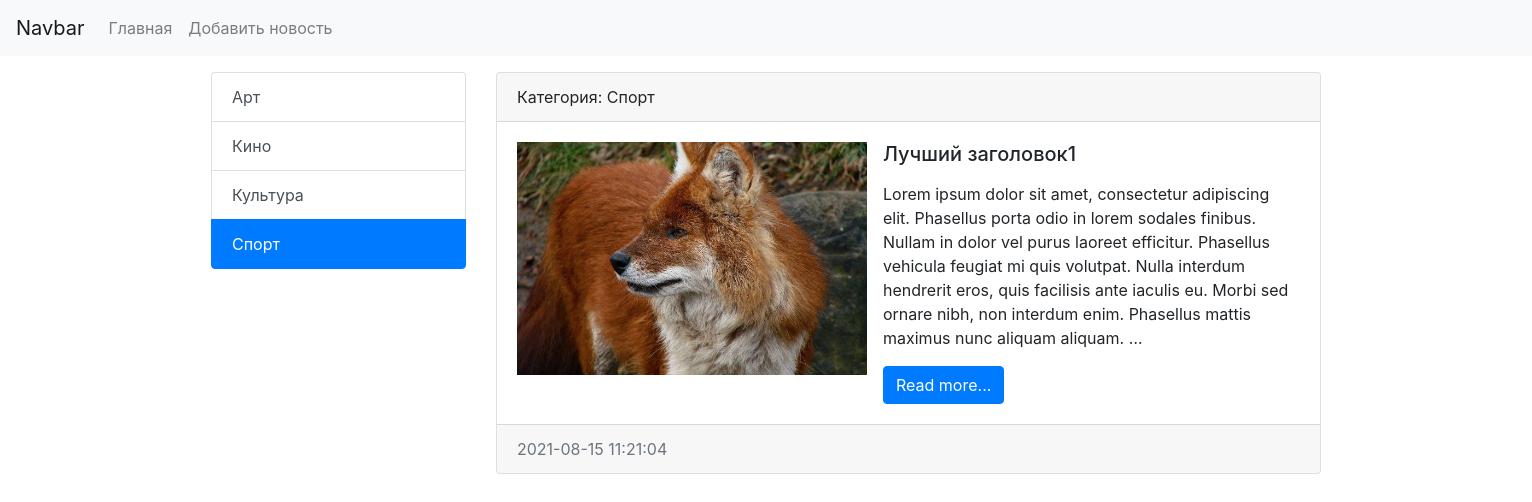
The app's page /category/3/, older data.
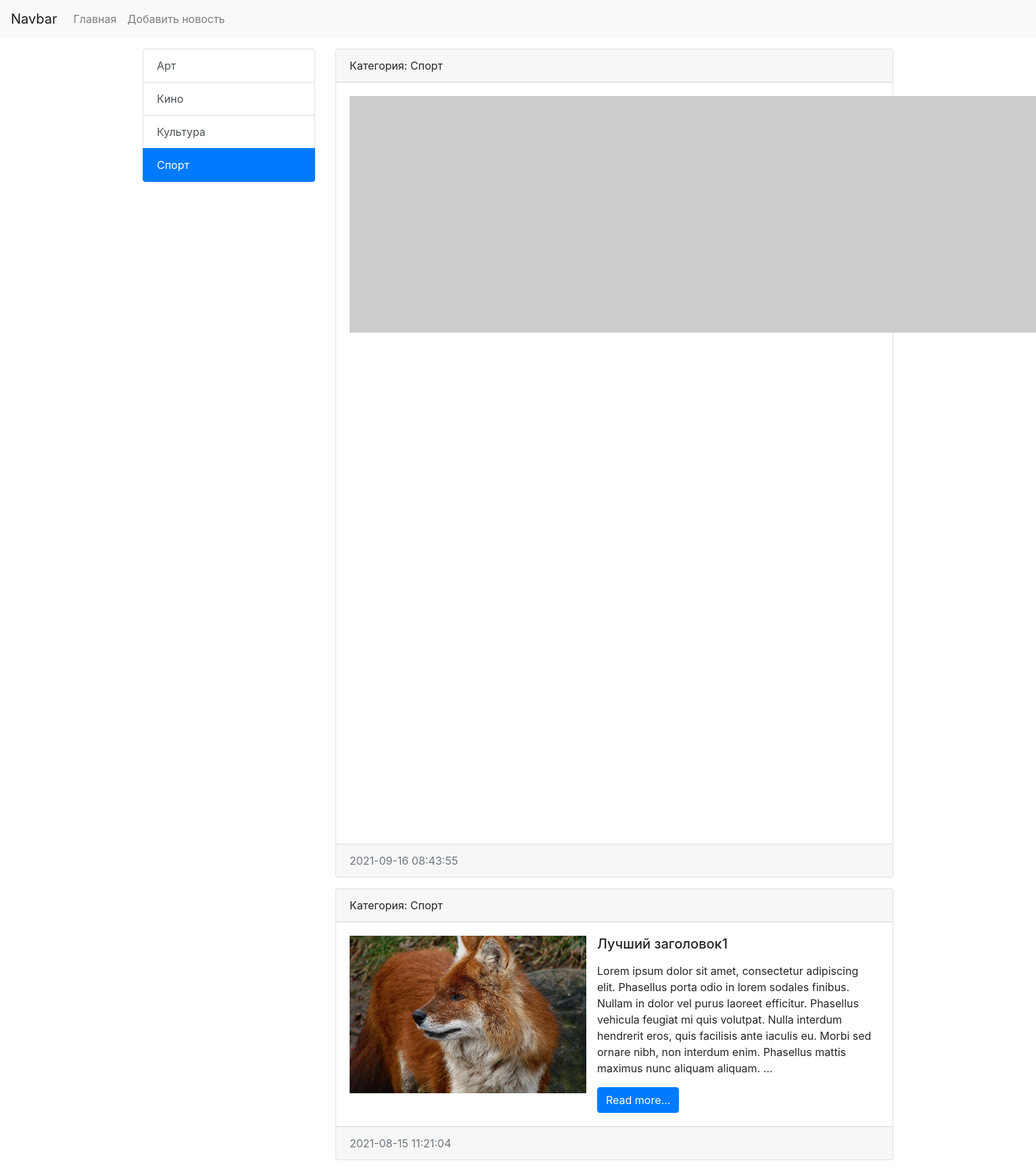
The same page, newer data.
### news/models.py (models this page shows, shortened)
class Category(models.Model):
    title = models.CharField(max_length=250, db_index=True, verbose_name='Категория')
    def get_absolute_url(self):
        return reverse('category', kwargs={'category_id': self.pk})
    def __str__(self):
        return self.title
    class Meta:
        verbose_name = 'Категория'
        verbose_name_plural = 'Список категорий'
        ordering = ['title']

class News(models.Model):
    title = models.CharField(max_length=250, verbose_name='Заголовок статьи')
    content = models.TextField(blank=True, verbose_name='Контент')
    created_at = models.DateTimeField(auto_now_add=True, verbose_name='Дата публикации')
    updated_at = models.DateTimeField(auto_now=True, verbose_name='Дата обновления')
    photo = models.ImageField(upload_to='photos/%Y/%m/%d/', blank=True, verbose_name='Изображение')
    is_published = models.BooleanField(default=True, verbose_name='Опубликовано')
    category = models.ForeignKey(Category, on_delete=models.PROTECT, verbose_name='Категория')
    def get_absolute_url(self):
        return reverse('view_news', kwargs={'pk': self.pk})
    class Meta:
        verbose_name = 'Новость'
        verbose_name_plural = 'Новости'
        ordering = ['-created_at', 'title']

### news/views.py (the view)
# urls.py: path('category/<int:category_id>/', NewsByCategory.as_view(), name='category'),
class NewsByCategory(ListView):
    model = News
    template_name = 'news/category.html'
    context_object_name = 'news'
    def get_context_data(self, *, object_list=None, **kwargs):
        context = super().get_context_data(**kwargs)
        context['category'] = Category.objects.get(pk=self.kwargs['category_id'])
        print(context['category'])
        return context
    def get_queryset(self):
        return News.objects.filter(category_id=self.kwargs['category_id'], is_published=True)

### news/templatetags/news_tags.py (called while the page is built)
@register.simple_tag(name='get_list_categories')
def get_categories():
    return Category.objects.all()

@register.inclusion_tag('news/list_categories.html')
def show_categories(active_category_pk='-1'):
    categories = Category.objects.all()
    return {'categories': categories, 'active_category_pk': active_category_pk}

### news/templates/news/category.html (shortened to what this page needs)
{% extends "base.html" %}
{% block sidebar %}
{% include 'inc/_sidebar.html' %}
{% endblock sidebar %}
{% block content %}
    {% for item in news %}
    <div class="card mb-3">
        <div class="card-header">
            Категория: {{ item.category }}
        </div>
        <div class="card-body">
            <div class="media">
                {% if item.photo %}
                    <img src="{{ item.photo.url }}" alt="" width="350" class="mr-3">
                {% else %}
                    <img src="https://picsum.photos/id/1060/350/235/?blur=2" alt="" class="mr-3">
                {% endif %}
                <div class="media-body">
                    <h5 class="card-title">{{ item.title }}</h5>
                    <p class="card-text">{{ item.content|safe|linebreaks|truncatewords:50 }}</p>
                    <a href="{{ item.get_absolute_url }}" class="btn btn-primary">Read more...</a>
                </div>
            </div>
        </div>
        <div class="card-footer text-muted">
            {{ item.created_at|date:"Y-m-d H:i:s" }}
        </div>
    </div>
{% endfor %}
{% endblock content %}

### news/templates/news/list_categories.html
<div class="list-group">
    {% for item in categories %}
        <a href="{{ item.get_absolute_url }}" class="list-group-item list-group-item-action {% if item.pk == active_category_pk %}active{% endif %}">{{ item.title }}</a>
    {% endfor %}
</div>

Row changes from the older to the newer data that the page shows:
added News: category "Спорт", created_at "2021-09-16 08:43:55"
